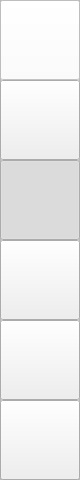
  <widget class="QFrame" name="nav">
   <property name="geometry">
    <rect>
     <x>0</x>
     <y>0</y>
     <width>80</width>
     <height>480</height>
    </rect>
   </property>
   <property name="styleSheet">
    <string notr="true">QFrame#nav {
	background-color: rgba(100,120,180,0.9);
	border-right: 1px solid #444;
}
QFrame#nav QPushButton {
	background-color: rgba(220, 220,220, 0.7);
	border: none;
}
QFrame#nav QPushButton:hover {
	background-color: rgba(200,200,200,0.5);
}
QFrame#nav QPushButton:checked {
	background-color: rgba(180,180,180,0.5);
}
QFrame#nav QPushButton:pressed {
	padding:2px;
}</string>
   </property>
   <property name="frameShape">
    <enum>QFrame::StyledPanel</enum>
   </property>
   <property name="frameShadow">
    <enum>QFrame::Raised</enum>
   </property>
   <widget class="QPushButton" name="nav_exit">
    <property name="geometry">
     <rect>
      <x>0</x>
      <y>400</y>
      <width>80</width>
      <height>80</height>
     </rect>
    </property>
    <property name="cursor">
     <cursorShape>PointingHandCursor</cursorShape>
    </property>
    <property name="styleSheet">
     <string notr="true">QPushButton#nav_exit {
	image:url(:/nav/resource/nav/exit.svg);
	padding: 8px;
}</string>
    </property>
    <property name="text">
     <string/>
    </property>
    <property name="iconSize">
     <size>
      <width>48</width>
      <height>48</height>
     </size>
    </property>
   </widget>
   <widget class="QPushButton" name="nav_edit">
    <property name="geometry">
     <rect>
      <x>0</x>
      <y>80</y>
      <width>80</width>
      <height>80</height>
     </rect>
    </property>
    <property name="cursor">
     <cursorShape>PointingHandCursor</cursorShape>
    </property>
    <property name="styleSheet">
     <string notr="true">QPushButton#nav_edit {
	image:url(:/nav/resource/nav/edit.svg);
	padding: 8px;
}</string>
    </property>
    <property name="text">
     <string/>
    </property>
    <property name="iconSize">
     <size>
      <width>48</width>
      <height>48</height>
     </size>
    </property>
    <property name="checkable">
     <bool>true</bool>
    </property>
   </widget>
   <widget class="QPushButton" name="nav_play">
    <property name="geometry">
     <rect>
      <x>0</x>
      <y>160</y>
      <width>80</width>
      <height>80</height>
     </rect>
    </property>
    <property name="cursor">
     <cursorShape>PointingHandCursor</cursorShape>
    </property>
    <property name="styleSheet">
     <string notr="true">QPushButton#nav_play {
	image:url(:/nav/resource/nav/play.svg);
	padding: 8px;
}</string>
    </property>
    <property name="text">
     <string/>
    </property>
    <property name="iconSize">
     <size>
      <width>48</width>
      <height>48</height>
     </size>
    </property>
    <property name="checkable">
     <bool>true</bool>
    </property>
    <property name="checked">
     <bool>true</bool>
    </property>
   </widget>
   <widget class="QPushButton" name="nav_setting">
    <property name="geometry">
     <rect>
      <x>0</x>
      <y>240</y>
      <width>80</width>
      <height>80</height>
     </rect>
    </property>
    <property name="cursor">
     <cursorShape>PointingHandCursor</cursorShape>
    </property>
    <property name="styleSheet">
     <string notr="true">QPushButton#nav_setting {
	image:url(:/nav/resource/nav/setting.svg);
	padding: 8px;
}</string>
    </property>
    <property name="text">
     <string/>
    </property>
    <property name="iconSize">
     <size>
      <width>48</width>
      <height>48</height>
     </size>
    </property>
    <property name="checkable">
     <bool>true</bool>
    </property>
   </widget>
   <widget class="QPushButton" name="nav_help">
    <property name="geometry">
     <rect>
      <x>0</x>
      <y>320</y>
      <width>80</width>
      <height>80</height>
     </rect>
    </property>
    <property name="cursor">
     <cursorShape>PointingHandCursor</cursorShape>
    </property>
    <property name="styleSheet">
     <string notr="true">QPushButton#nav_help {
	image:url(:/nav/resource/nav/help.svg);
	padding: 8px;
}</string>
    </property>
    <property name="text">
     <string/>
    </property>
    <property name="iconSize">
     <size>
      <width>48</width>
      <height>48</height>
     </size>
    </property>
    <property name="checkable">
     <bool>true</bool>
    </property>
   </widget>
   <widget class="QPushButton" name="nav_home">
    <property name="geometry">
     <rect>
      <x>0</x>
      <y>0</y>
      <width>80</width>
      <height>80</height>
     </rect>
    </property>
    <property name="cursor">
     <cursorShape>ArrowCursor</cursorShape>
    </property>
    <property name="styleSheet">
     <string notr="true">QPushButton#nav_home {
	image:url(:/nav/resource/nav/home.svg);
	padding: 8px;
	background-color:rgba(255,255,255,0.8);
}
QPushButton#nav_home:hover {
	background-color:rgba(255,255,255,0.8);	
}</string>
    </property>
    <property name="text">
     <string/>
    </property>
    <property name="iconSize">
     <size>
      <width>48</width>
      <height>48</height>
     </size>
    </property>
   </widget>
  </widget>
